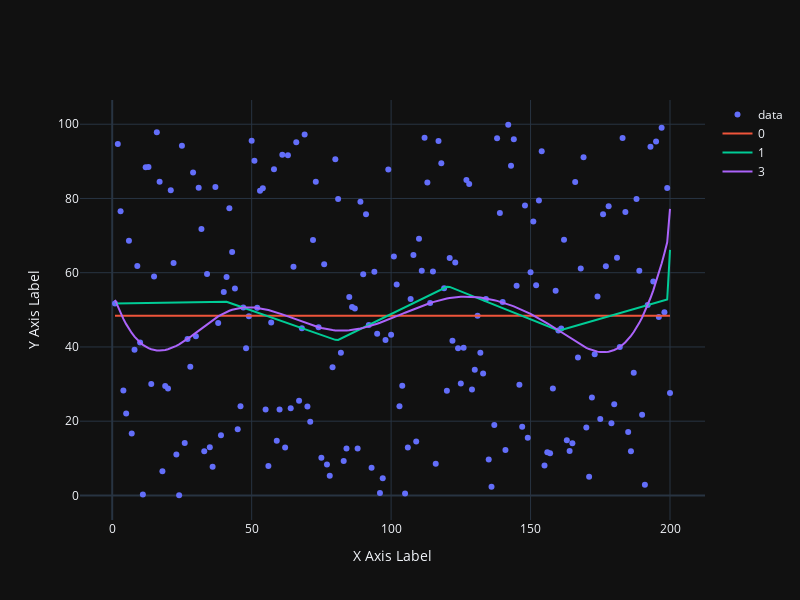

The notebook cell saved with this chart:
### Markdown cell above
### Options

#### `order` (interpolation order)

The option `order` specifies the polynomial order of the B-spline basis. Its values are expected to be non-negative integers:

### Code cell
q_funcs = [quantile_regression(rand_data, knots = 5, probs = 0.5, order = i)[0] for i in [0, 1, 3]]
qr_plot(data = rand_data, q_funcs = q_funcs, probs = [0, 1, 3]).show()

### Figure 1 — Plotly figure (JSON) as saved in the notebook; plotly's stock layout.template omitted (floating-point values rounded to 4 significant figures; data arrays with more than 128 entries replaced by an {"elided": "..."} marker saying what was removed)
{"data": [{"mode": "markers", "name": "data", "type": "scatter", "x": {"elided": "200 int values"}, "y": {"elided": "200 float values"}}, {"mode": "lines", "name": "0", "type": "scatter", "x": {"elided": "200 int values"}, "y": {"elided": "200 float values"}}, {"mode": "lines", "name": "1", "type": "scatter", "x": {"elided": "200 int values"}, "y": {"elided": "200 float values"}}, {"mode": "lines", "name": "3", "type": "scatter", "x": {"elided": "200 int values"}, "y": {"elided": "200 float values"}}], "layout": {"height": 600, "width": 800, "xaxis": {"title": {"text": "X Axis Label"}}, "yaxis": {"title": {"text": "Y Axis Label"}}}}
